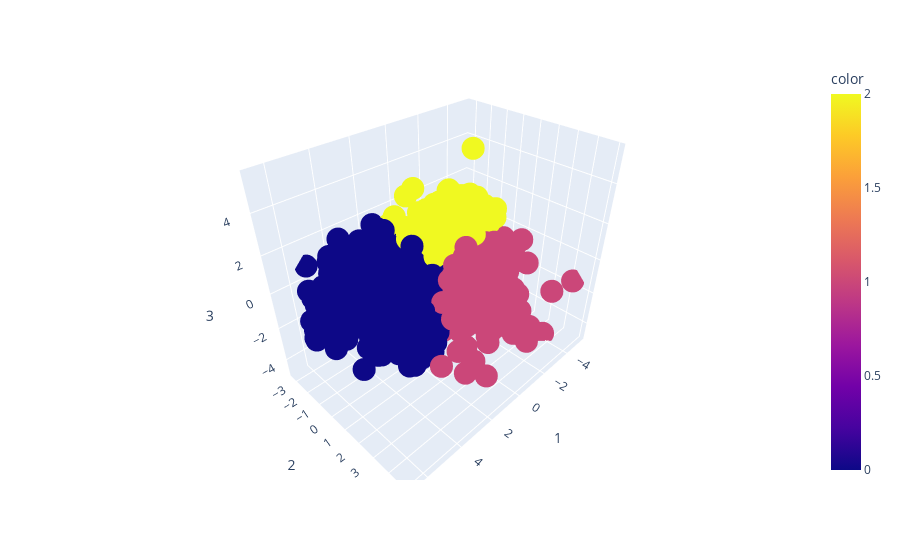

Here is the notebook cell this chart was saved with:
### Code cell
# Create the 3D scatter plot
fig = px.scatter_3d(pca_comps, x="pca0", y="pca1", z="pca2", color=color)

# Customize the plot
fig.update_layout(scene=dict(xaxis_title="1", yaxis_title="2", zaxis_title="3"))
fig.show()

### Figure 1 — Plotly figure (JSON) as saved in the notebook; plotly's stock layout.template omitted (floating-point values rounded to 4 significant figures; data arrays with more than 128 entries replaced by an {"elided": "..."} marker saying what was removed)
{"data": [{"hovertemplate": "pca0=%{x}<br>pca1=%{y}<br>pca2=%{z}<br>color=%{marker.color}<extra></extra>", "legendgroup": "", "marker": {"color": {"elided": "2240 int values"}, "coloraxis": "coloraxis", "symbol": "circle"}, "mode": "markers", "name": "", "scene": "scene", "showlegend": false, "type": "scatter3d", "x": {"elided": "2240 float values"}, "y": {"elided": "2240 float values"}, "z": {"elided": "2240 float values"}}], "layout": {"coloraxis": {"colorbar": {"title": {"text": "color"}}, "colorscale": [[0, "#0d0887"], [0.1111, "#46039f"], [0.2222, "#7201a8"], [0.3333, "#9c179e"], [0.4444, "#bd3786"], [0.5556, "#d8576b"], [0.6667, "#ed7953"], [0.7778, "#fb9f3a"], [0.8889, "#fdca26"], [1, "#f0f921"]]}, "legend": {"tracegroupgap": 0}, "margin": {"t": 60}, "scene": {"domain": {"x": [0, 1], "y": [0, 1]}, "xaxis": {"title": {"text": "1"}}, "yaxis": {"title": {"text": "2"}}, "zaxis": {"title": {"text": "3"}}}}}
